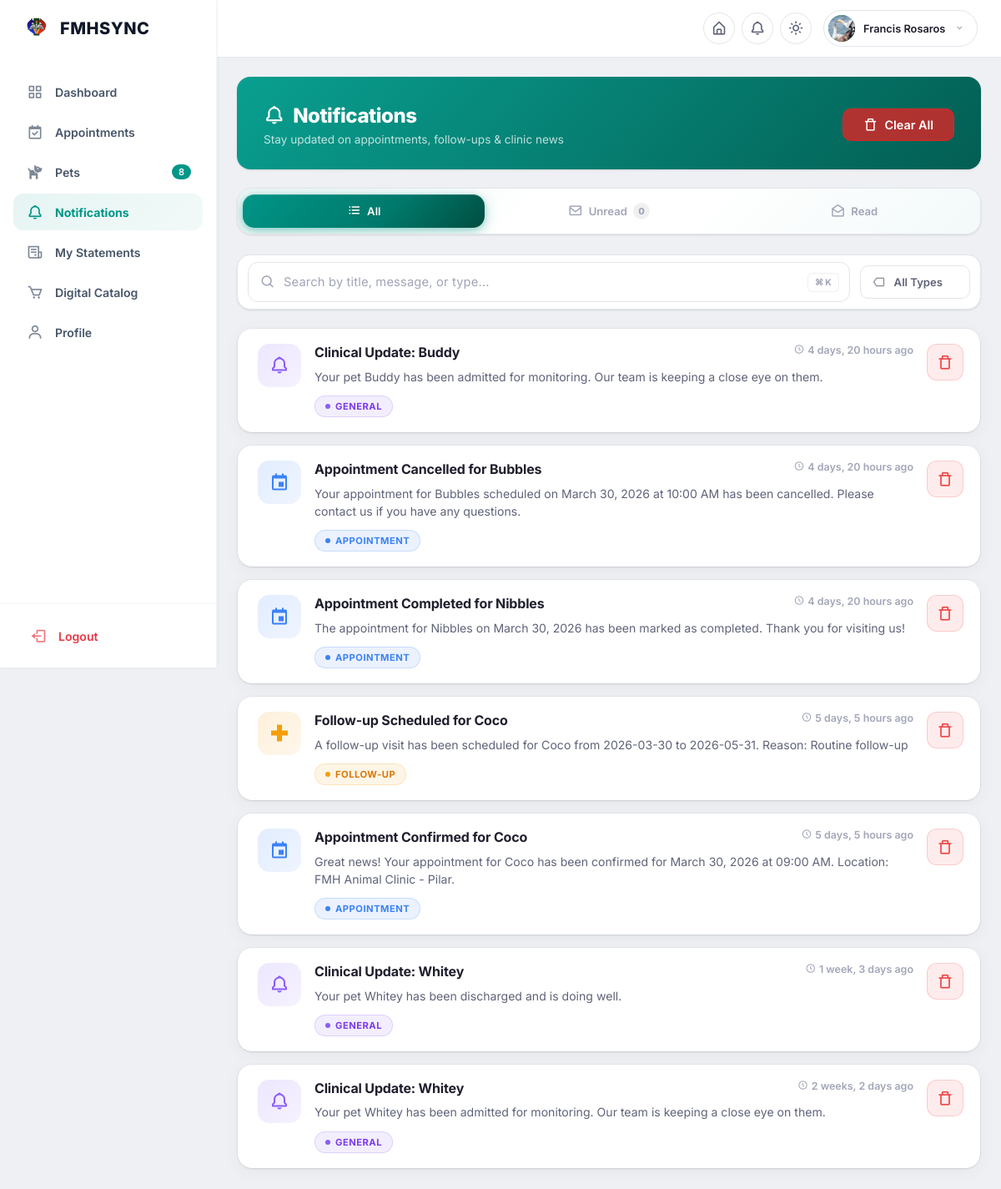
/notifications/ (signed in), run on the app's committed database.
### accounts/models.py (models this page shows, shortened)
class User(AbstractUser):
    assigned_role = models.ForeignKey(
        'accounts.Role',
        on_delete=models.SET_NULL,
        null=True,
        blank=True,
        related_name='users',
        help_text='Custom role with granular permissions'
    )
    branch = models.ForeignKey(
        'branches.Branch',
        on_delete=models.SET_NULL,
        null=True,
        blank=True,
        related_name='branch_users',
        help_text='The branch this user belongs to.',
    )
    profile_picture = models.ImageField(
        upload_to='profiles/',
        blank=True,
        null=True,
        help_text='Profile picture for the user'
    )
    phone_number = models.CharField(max_length=20, blank=True)
    address = models.TextField(
        blank=True, help_text='Full address of the pet owner')
    def is_pet_owner(self):
        if self.is_superuser:
            return False
        if self.assigned_role:
            return not self.assigned_role.is_staff_role
        return True  # Default to pet owner for safety if no role assigned
    def get_display_role(self):
        if self.is_superuser:
            return 'Super Administrator'
        if self.assigned_role:
            return self.assigned_role.name
        return 'Pet Owner'
    class Meta:
        ordering = ['username']

### notifications/models.py (models this page shows, shortened)
class Notification(models.Model):
    class NotificationType(models.TextChoices):
        FOLLOW_UP = 'FOLLOW_UP', 'Follow-up'
        APPOINTMENT = 'APPOINTMENT', 'Appointment'
        APPOINTMENT_CONFIRMED = 'APPOINTMENT_CONFIRMED', 'Appointment Confirmed'
        APPOINTMENT_CANCELLED = 'APPOINTMENT_CANCELLED', 'Appointment Cancelled'
        APPOINTMENT_RESCHEDULED = 'APPOINTMENT_RESCHEDULED', 'Appointment Rescheduled'
        RESERVATION_APPROVED = 'RESERVATION_APPROVED', 'Reservation Approved'
        RESERVATION_REJECTED = 'RESERVATION_REJECTED', 'Reservation Rejected'
        RESERVATION_READY = 'RESERVATION_READY', 'Reservation Ready'
        FOLLOW_UP_OVERDUE = 'FOLLOW_UP_OVERDUE', 'Follow-up Overdue'
        INVENTORY_RESTOCK = 'INVENTORY_RESTOCK', 'Inventory Restock'
        LOW_INVENTORY = 'LOW_INVENTORY', 'Low Inventory'
        LOW_STOCK_ALERT = 'LOW_STOCK_ALERT', 'Low Stock Alert'
        PRODUCT_RESERVATION = 'PRODUCT_RESERVATION', 'Product Reservation'
        STATEMENT_RELEASED = 'STATEMENT_RELEASED', 'Statement Released'
        MEDICAL_RECORD_UPDATE = 'MEDICAL_RECORD_UPDATE', 'Medical Record Update'
        GENERAL = 'GENERAL', 'General'
    user = models.ForeignKey(
        settings.AUTH_USER_MODEL,
        on_delete=models.CASCADE,
        related_name='notifications',
    )
    title = models.CharField(max_length=200)
    message = models.TextField()
    notification_type = models.CharField(
        max_length=30,
        choices=NotificationType.choices,
        default=NotificationType.GENERAL,
    )
    related_follow_up = models.ForeignKey(
        FollowUp,
        on_delete=models.SET_NULL,
        null=True,
        blank=True,
        related_name='notifications',
    )
    related_object_id = models.PositiveIntegerField(
        null=True,
        blank=True,
        help_text="ID of the related object (e.g., Appointment ID or Product ID)"
    )
    is_read = models.BooleanField(default=False)
    created_at = models.DateTimeField(auto_now_add=True)
    class Meta:
        ordering = ['-created_at']
        indexes = [
            models.Index(fields=['user', 'is_read']),
            models.Index(fields=['user', 'created_at']),
            models.Index(fields=['notification_type']),
        ]

### notifications/views.py (the view)
# urls.py: path('', views.user_notifications, name='notification_list'),
@login_required
def user_notifications(request):
    notifications = Notification.objects.filter(user=request.user).order_by('-created_at')
    unread_count = notifications.filter(is_read=False).count()
    current_filter = request.GET.get('filter', 'all')
    if current_filter == 'unread':
        notifications = notifications.filter(is_read=False)
    elif current_filter == 'read':
        notifications = notifications.filter(is_read=True)
    notif_type = request.GET.get('type', '')
    if notif_type and notif_type != 'all':
        notifications = notifications.filter(notification_type=notif_type)
    paginator = Paginator(notifications, 10)
    page_num = request.GET.get('page', 1)
    page_obj = paginator.get_page(page_num)
    tab_list = [
        {'id': 'all', 'label': 'All', 'icon': 'bx-list-ul', 'url': f'?filter=all&type={notif_type}'},
        {'id': 'unread', 'label': 'Unread', 'icon': 'bx-envelope', 'count': unread_count, 'url': f'?filter=unread&type={notif_type}'},
        {'id': 'read', 'label': 'Read', 'icon': 'bx-envelope-open', 'url': f'?filter=read&type={notif_type}'},
    ]
    return render(request, 'notifications/notification_list.html', {
        'page_obj': page_obj,
        'notifications': page_obj.object_list,
        'unread_count': unread_count,
        'current_filter': current_filter,
        'notif_type': notif_type,
        'notification_types': Notification.NotificationType.choices,
        'tab_list': tab_list,
    })

### templates/notifications/notification_list.html (shortened to what this page needs)
{% extends 'base/portal_user.html' %}
{% block content %}
<div class="user-notif-page">
<div class="page-hero">
  <div class="page-hero-inner">
    <div class="page-hero-text">
      <h1><i class='bx bx-bell'></i> Notifications</h1>
      <p>Stay updated on appointments, follow-ups &amp; clinic news</p>
    </div>
    <div class="page-hero-actions">
      {% if page_obj.paginator.count > 0 %}
      <button id="clearAllBtn" class="page-hero-btn" onclick="clearAllNotifications()">
        <i class='bx bx-trash-alt'></i>
        <span>Clear All</span>
      </button>
      {% endif %}
    </div>
  </div>
</div>
{% include "components/tab_bar.html" with tabs=tab_list active_tab=current_filter tab_id="notifTabs" %}
<div class="c-filter-bar" style="margin-bottom: 22px;">
  <form method="GET" action="{% url 'notifications:notification_list' %}" class="c-filter-bar__form" autocomplete="off">
    <div class="c-filter-bar__search">
      <i class='bx bx-search c-filter-bar__search-icon'></i>
      <input
        type="text"
        name="q"
        value="{{ search_value }}"
        placeholder="Search by title, message, or type..."
        id="notifSearch"
        class="c-filter-bar__search-input"
        autocomplete="off"
      >
      <div class="c-filter-bar__shortcut">
        <span>⌘</span><span>K</span>
      </div>
    </div>
    <div class="c-filter-bar__filters">
      <div class="c-filter-dropdown">
      </div>
    </div>
  </form>
</div>
{% if page_obj.object_list %}
<div class="modern-notif-list" id="notifList">
  {% for notif in page_obj.object_list %}
  <div class="notif-card-v2 {% if not notif.is_read %}unread{% endif %} searchable-row"
       data-id="{{ notif.pk }}"
       data-read="{{ notif.is_read|yesno:'true,false' }}"
       data-title="{{ notif.title }}"
       data-message="{{ notif.message }}"
       data-type="{{ notif.get_notification_type_display }}"
       data-status="{% if notif.is_read %}read{% else %}unread{% endif %}">
    <div class="notif-card-body">
      <div class="notif-icon-v2
        {% if notif.notification_type == 'APPOINTMENT' %}icon-appointment
        {% elif notif.notification_type == 'FOLLOW_UP' %}icon-followup
        {% elif notif.notification_type == 'INVENTORY_RESTOCK' or notif.notification_type == 'LOW_INVENTORY' %}icon-inventory
        {% else %}icon-general{% endif %}">
        {% if notif.notification_type == 'APPOINTMENT' %}
          <i class='bx bx-calendar-event'></i>
        {% elif notif.notification_type == 'FOLLOW_UP' %}
          <i class='bx bx-plus-medical'></i>
        {% elif notif.notification_type == 'INVENTORY_RESTOCK' or notif.notification_type == 'LOW_INVENTORY' %}
          <i class='bx bx-package'></i>
        {% else %}
          <i class='bx bx-bell'></i>
        {% endif %}
      </div>
      <div class="notif-content-v2">
        <div class="notif-header-v2">
          <h4 class="notif-title-v2">{{ notif.title }}</h4>
          <div class="notif-meta-v2">
            <span class="notif-time-v2">
              <i class='bx bx-time-five'></i>
              {{ notif.created_at|timesince }} ago
            </span>
          </div>
        </div>
        <p class="notif-message-v2">{{ notif.message }}</p>
        <div class="notif-footer-v2">
          <span class="notif-type-chip
            {% if notif.notification_type == 'APPOINTMENT' %}chip-appointment
            {% elif notif.notification_type == 'FOLLOW_UP' %}chip-followup
            {% elif notif.notification_type == 'INVENTORY_RESTOCK' or notif.notification_type == 'LOW_INVENTORY' %}chip-inventory
            {% else %}chip-general{% endif %}">
            <span class="chip-dot"></span>
            {{ notif.get_notification_type_display }}
          </span>
        </div>
      </div>
      <div class="notif-actions-v2">
        <button class="notif-action-btn action-delete" onclick="deleteNotification(this, {{ notif.pk }})" title="Delete notification">
          <span class="action-icon"><i class='bx bx-trash-alt'></i></span>
        </button>
      </div>
    </div>
  </div>
  {% endfor %}
</div>
{% endif %}
</div>
{% endblock %}

### templates/base/portal_user.html (shortened to what this page needs)
{% load static %}
<!DOCTYPE html>
<html lang="en">
<head>
  <link href="https://unpkg.com/boxicons@2.1.4/css/boxicons.min.css" rel="stylesheet">
  <link rel="stylesheet" href="{% static 'css/base/messages.css' %}">
  <link rel="stylesheet" href="{% static 'css/base/searchable-dropdown.css' %}">
  <link rel="stylesheet" href="{% static 'css/accounts/portal_shared.css' %}">
  <link rel="stylesheet" href="{% static 'css/accounts/portal_user.css' %}">
  <link rel="stylesheet" href="{% static 'css/accounts/dashboard.css' %}">
  <link rel="stylesheet" href="{% static 'css/components/tab_bar.css' %}">
  <link rel="stylesheet" href="{% static 'css/components/filter_bar.css' %}">
  <link rel="stylesheet" href="{% static 'css/components/modern_pagination.css' %}">
</head>
<body class="user-portal">
<div class="portal-wrapper" id="portalWrapper">
    <header class="topbar">
    <div class="topbar-right">
      <a href="{% url 'landing_page' %}" class="topbar-icon-btn" title="Home">
        <i class='bx bx-home-alt'></i>
      </a>
      <div class="topbar-notif-container" style="position: relative;">
        <button class="topbar-icon-btn" id="notifDropdownBtn" title="Notifications">
          <i class='bx bx-bell'></i>
        </button>
      </div>
      <button class="topbar-icon-btn" id="themeToggleBtn" title="Theme">
        <i class='bx bx-sun'></i>
      </button>
      <div class="topbar-profile-container">
        <div class="topbar-profile" id="profileDropdownBtn" title="{{ user.get_full_name|default:user.username }}">
          <div class="topbar-avatar">
            {% if user.profile_picture %}
              <img src="{{ user.profile_picture.url }}" alt="Profile" style="width: 100%; height: 100%; object-fit: cover; border-radius: 50%;">
            {% elif user.first_name %}
              {{ user.first_name|make_list|first|upper }}
            {% elif user.username %}
              {{ user.username|make_list|first|upper }}
            {% else %}
              <i class='bx bxs-user'></i>
            {% endif %}
          </div>
          <span class="topbar-name">
            {{ user.get_full_name|default:user.username }}
          </span>
          <i class='bx bx-chevron-down topbar-chevron'></i>
        </div>
      </div>
    </div>
  </header>
  <aside class="sidebar">
    <div class="sidebar-header">
      <a href="{% url 'user_dashboard' %}" class="sidebar-logo">
        <img src="{% static 'image/fmh-logo.png' %}" alt="FMH Logo">
        <span>FMHSYNC</span>
      </a>
    </div>
    <nav class="sidebar-nav">
      <a href="{% url 'user_dashboard' %}" class="sidebar-link {% if request.resolver_match.url_name == 'user_dashboard' %}active{% endif %}">
        <i class='bx bx-grid-alt'></i><span>Dashboard</span>
      </a>
      <a href="{% url 'appointments:my_appointments' %}" class="sidebar-link {% if 'appointments' in request.path %}active{% endif %}">
        <i class='bx bx-calendar-check'></i><span>Appointments</span>
      </a>
      <a href="{% url 'patients:my_pets' %}" class="sidebar-link {% if 'patients' in request.resolver_match.app_name %}active{% endif %}">
        <i class='bx bxs-dog'></i>
        <span style="flex-grow: 1;">Pets</span>
        {% if user_pets_count %}
        <span class="badge" style="background: var(--primary); color: white; padding: 2px 8px; border-radius: 12px; font-size: 11px; font-weight: 600; margin-left: auto;">{{ user_pets_count }}</span>
        {% endif %}
      </a>
      <a href="{% url 'notifications:notification_list' %}" class="sidebar-link {% if request.resolver_match.app_name == 'notifications' %}active{% endif %}">
        <i class='bx bx-bell'></i><span>Notifications</span>
      </a>
      <a href="{% url 'billing:my_statements' %}" class="sidebar-link {% if 'billing:my_statements' in request.resolver_match.view_name or 'billing:view_statement' in request.resolver_match.view_name %}active{% endif %}">
        <i class='bx bx-receipt'></i><span>My Statements</span>
      </a>
      <a href="{% url 'inventory:catalog' %}" class="sidebar-link {% if 'inventory' in request.path %}active{% endif %}">
        <i class='bx bx-cart'></i><span>Digital Catalog</span>
      </a>
      <a href="{% url 'profile' %}" class="sidebar-link {% if request.resolver_match.url_name == 'profile' %}active{% endif %}">
        <i class='bx bx-user'></i><span>Profile</span>
      </a>
    </nav>
    <div class="sidebar-footer">
      <a href="{% url 'logout' %}" class="sidebar-link">
        <i class='bx bx-log-out'></i><span>Logout</span>
      </a>
    </div>
  </aside>
  <main class="portal-content">
    {% block content %}{% endblock %}
  </main>
</div>
</body>
</html>

### data on the page
User: profile_picture (picture), get_full_name "Francis Rosaros"
Notification: title "Clinical Update: Buddy", created_at "4 days, 20 hours", message "Your pet Buddy has been admitted for monitoring. Our team is keeping a close eye on them.", notification_type "GENERAL"
Notification: title "Appointment Cancelled for Bubbles", created_at "4 days, 20 hours", message "Your appointment for Bubbles scheduled on March 30, 2026 at 10:00 AM has been cancelled. Please contact us if you have any questions.", notification_type "APPOINTMENT"
Notification: title "Appointment Completed for Nibbles", created_at "4 days, 20 hours", message "The appointment for Nibbles on March 30, 2026 has been marked as completed. Thank you for visiting us!", notification_type "APPOINTMENT"
Notification: title "Follow-up Scheduled for Coco", created_at "5 days, 5 hours", message "A follow-up visit has been scheduled for Coco from 2026-03-30 to 2026-05-31. Reason: Routine follow-up", notification_type "FOLLOW-UP"
Notification: title "Appointment Confirmed for Coco", created_at "5 days, 5 hours", message "Great news! Your appointment for Coco has been confirmed for March 30, 2026 at 09:00 AM. Location: FMH Animal Clinic - Pilar.", notification_type "APPOINTMENT"
Notification: title "Clinical Update: Whitey", created_at "1 week, 3 days", message "Your pet Whitey has been discharged and is doing well.", notification_type "GENERAL"
Notification: title "Clinical Update: Whitey", created_at "2 weeks, 2 days", message "Your pet Whitey has been admitted for monitoring. Our team is keeping a close eye on them.", notification_type "GENERAL"

### other printed values
{{ user_pets_count }} "8"
{{ tab.label }} "All" "Unread" "Read"
{{ tab.count }} "0"
